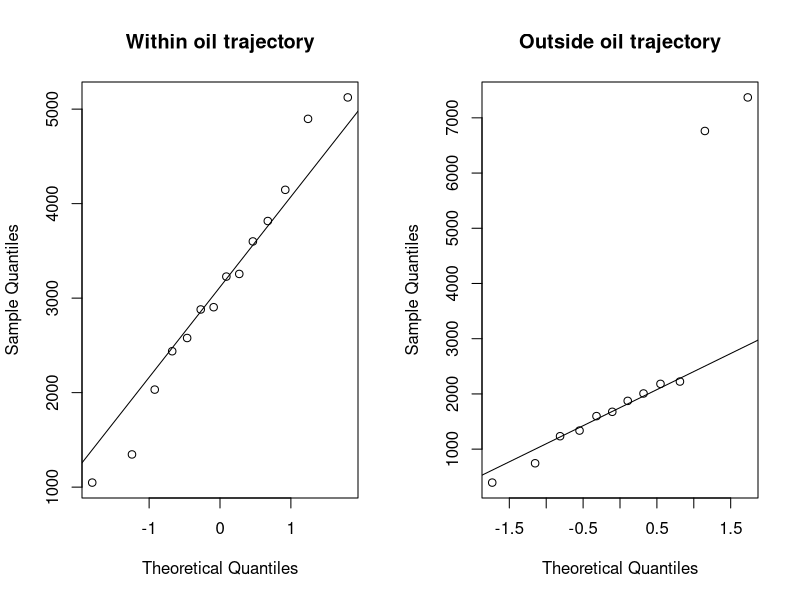
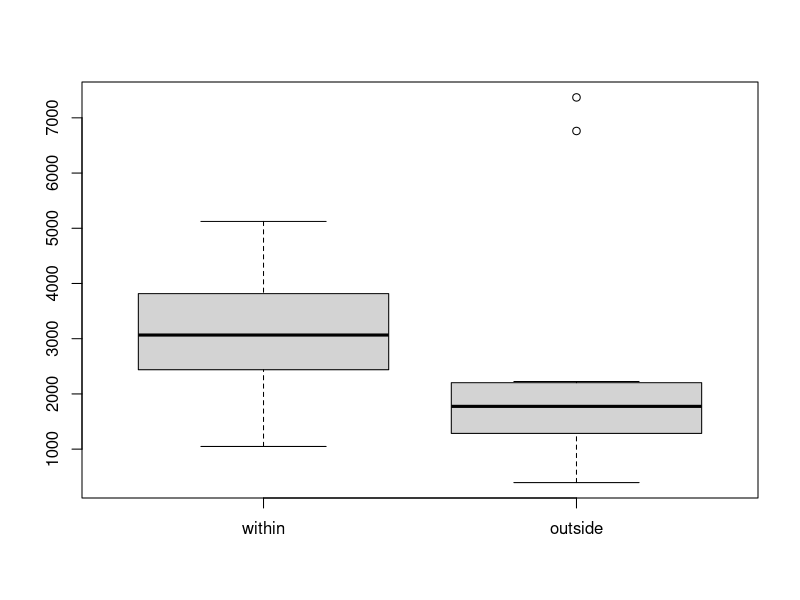
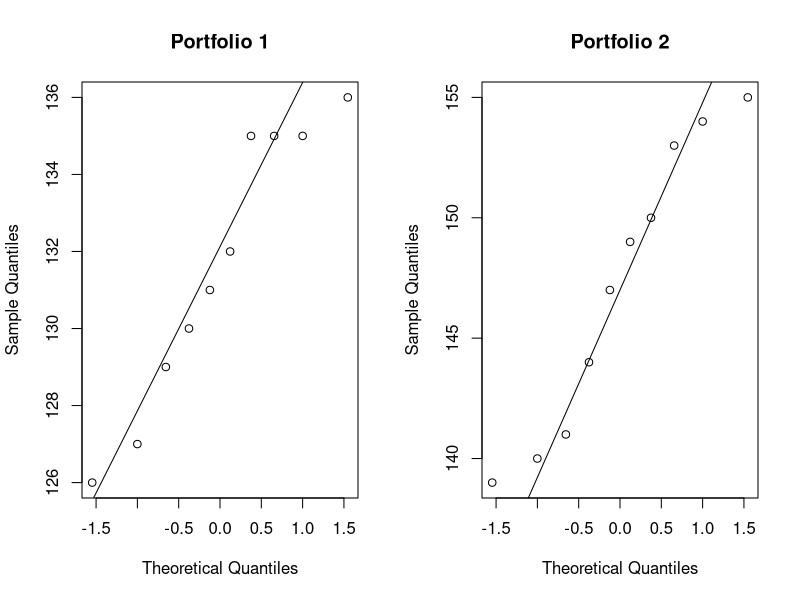

Generate these figures, in order, with R:
## ---- chunk 1
F1 = c(77,40,11,31,28,50,53,26,33)
F2 = c(76,38,10,29,27,48,51,24,32)

t.test(F1, F2, paired = T, conf.level = 0.90)
## ---- chunk 2
abundance = c(5124,2904,3600,2880,2578,4146,1048,1336,394,7370,6762,744,1874,
              3228,2032,3256,3816,2438,4897,1346,1676,2008,2224,1234,1598,2182)
depth = c(rep(40, 13), rep(100, 13))
oil_traj = c(rep(c("within", "outside"), c(7,6)), 
             rep(c("within", "outside"), c(7,6)))
pop_abundance = data.frame(abundance, as.factor(depth), oil_traj)
## ---- chunk 3
library(dplyr)
within = filter(pop_abundance, oil_traj=='within')$abundance
outside = filter(pop_abundance, oil_traj=='outside')$abundance
## ---- chunk 4
t.test(within, outside, var.equal = FALSE)
## ---- chunk 5
par(mfcol=c(1,2))
qqnorm(within, main="Within oil trajectory")
qqline(within)

qqnorm(outside, main="Outside oil trajectory")
qqline(outside)
## ---- chunk 6
par(mfcol=c(1,1))
boxplot(within, outside, names=c("within", "outside"))
## ---- chunk 7
portfolio1 = c(130,135,135,131,129,135,126,136,127,132)
portfolio2 = c(154,144,147,150,155,153,149,139,140,141)
sd(portfolio1)^2
## ---- chunk 8
library(car)
dt = data.frame(y=c(portfolio1, portfolio2), 
                group=rep(c("1", "2"), c(length(portfolio1), length(portfolio2))))
leveneTest(y~group, dt)
## ---- chunk 9
var.test(portfolio1, portfolio2)
## ---- chunk 10
par(mfcol=c(1,2))
qqnorm(portfolio1, main = "Portfolio 1")
qqline(portfolio1)

qqnorm(portfolio2, main = "Portfolio 2")
qqline(portfolio2)
par(mfcol=c(1,1))
## ---- chunk 11
t.test(portfolio1, portfolio2, var.equal = T)
